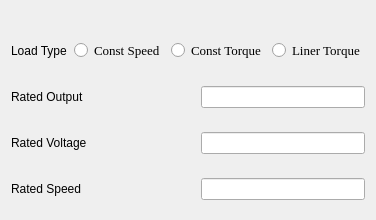
                 <widget class="QWidget" name="tab_6">
                  <attribute name="title">
                   <string>Creat Maxwell</string>
                  </attribute>
                  <layout class="QVBoxLayout" name="verticalLayout_27">
                   <item>
                    <widget class="QLabel" name="label_69">
                     <property name="text">
                      <string/>
                     </property>
                    </widget>
                   </item>
                   <item>
                    <layout class="QVBoxLayout" name="verticalLayout_25">
                     <item>
                      <layout class="QHBoxLayout" name="horizontalLayout_70">
                       <item>
                        <widget class="QLabel" name="label_70">
                         <property name="text">
                          <string>Load Type</string>
                         </property>
                        </widget>
                       </item>
                       <item>
                        <spacer name="verticalSpacer_20">
                         <property name="orientation">
                          <enum>Qt::Vertical</enum>
                         </property>
                         <property name="sizeHint" stdset="0">
                          <size>
                           <width>1</width>
                           <height>40</height>
                          </size>
                         </property>
                        </spacer>
                       </item>
                       <item>
                        <widget class="QRadioButton" name="radioButton20">
                         <property name="font">
                          <font>
                           <family>Times New Roman</family>
                           <pointsize>10</pointsize>
                          </font>
                         </property>
                         <property name="text">
                          <string>Const Speed</string>
                         </property>
                        </widget>
                       </item>
                       <item>
                        <widget class="QRadioButton" name="radioButton21">
                         <property name="font">
                          <font>
                           <family>Times New Roman</family>
                           <pointsize>10</pointsize>
                          </font>
                         </property>
                         <property name="text">
                          <string>Const Torque</string>
                         </property>
                        </widget>
                       </item>
                       <item>
                        <widget class="QRadioButton" name="radioButton22">
                         <property name="font">
                          <font>
                           <family>Times New Roman</family>
                           <pointsize>10</pointsize>
                          </font>
                         </property>
                         <property name="text">
                          <string>Liner Torque</string>
                         </property>
                        </widget>
                       </item>
                      </layout>
                     </item>
                     <item>
                      <layout class="QHBoxLayout" name="horizontalLayout_71">
                       <item>
                        <widget class="QLabel" name="label_71">
                         <property name="text">
                          <string>Rated Output</string>
                         </property>
                        </widget>
                       </item>
                       <item>
                        <spacer name="verticalSpacer_21">
                         <property name="orientation">
                          <enum>Qt::Vertical</enum>
                         </property>
                         <property name="sizeHint" stdset="0">
                          <size>
                           <width>20</width>
                           <height>40</height>
                          </size>
                         </property>
                        </spacer>
                       </item>
                       <item>
                        <widget class="QLineEdit" name="lineEdit51">
                         <property name="sizePolicy">
                          <sizepolicy hsizetype="Minimum" vsizetype="Fixed">
                           <horstretch>0</horstretch>
                           <verstretch>0</verstretch>
                          </sizepolicy>
                         </property>
                        </widget>
                       </item>
                      </layout>
                     </item>
                     <item>
                      <layout class="QHBoxLayout" name="horizontalLayout_72">
                       <item>
                        <widget class="QLabel" name="label_72">
                         <property name="text">
                          <string>Rated Voltage</string>
                         </property>
                        </widget>
                       </item>
                       <item>
                        <spacer name="verticalSpacer_22">
                         <property name="orientation">
                          <enum>Qt::Vertical</enum>
                         </property>
                         <property name="sizeHint" stdset="0">
                          <size>
                           <width>20</width>
                           <height>40</height>
                          </size>
                         </property>
                        </spacer>
                       </item>
                       <item>
                        <widget class="QLineEdit" name="lineEdit52">
                         <property name="sizePolicy">
                          <sizepolicy hsizetype="Minimum" vsizetype="Fixed">
                           <horstretch>0</horstretch>
                           <verstretch>0</verstretch>
                          </sizepolicy>
                         </property>
                        </widget>
                       </item>
                      </layout>
                     </item>
                     <item>
                      <layout class="QHBoxLayout" name="horizontalLayout_73">
                       <item>
                        <widget class="QLabel" name="label_73">
                         <property name="text">
                          <string>Rated Speed</string>
                         </property>
                        </widget>
                       </item>
                       <item>
                        <spacer name="verticalSpacer_23">
                         <property name="orientation">
                          <enum>Qt::Vertical</enum>
                         </property>
                         <property name="sizeHint" stdset="0">
                          <size>
                           <width>20</width>
                           <height>40</height>
                          </size>
                         </property>
                        </spacer>
                       </item>
                       <item>
                        <widget class="QLineEdit" name="lineEdit53">
                         <property name="sizePolicy">
                          <sizepolicy hsizetype="Minimum" vsizetype="Fixed">
                           <horstretch>0</horstretch>
                           <verstretch>0</verstretch>
                          </sizepolicy>
                         </property>
                        </widget>
                       </item>
                      </layout>
                     </item>
                    </layout>
                   </item>
                  </layout>
                 </widget>
